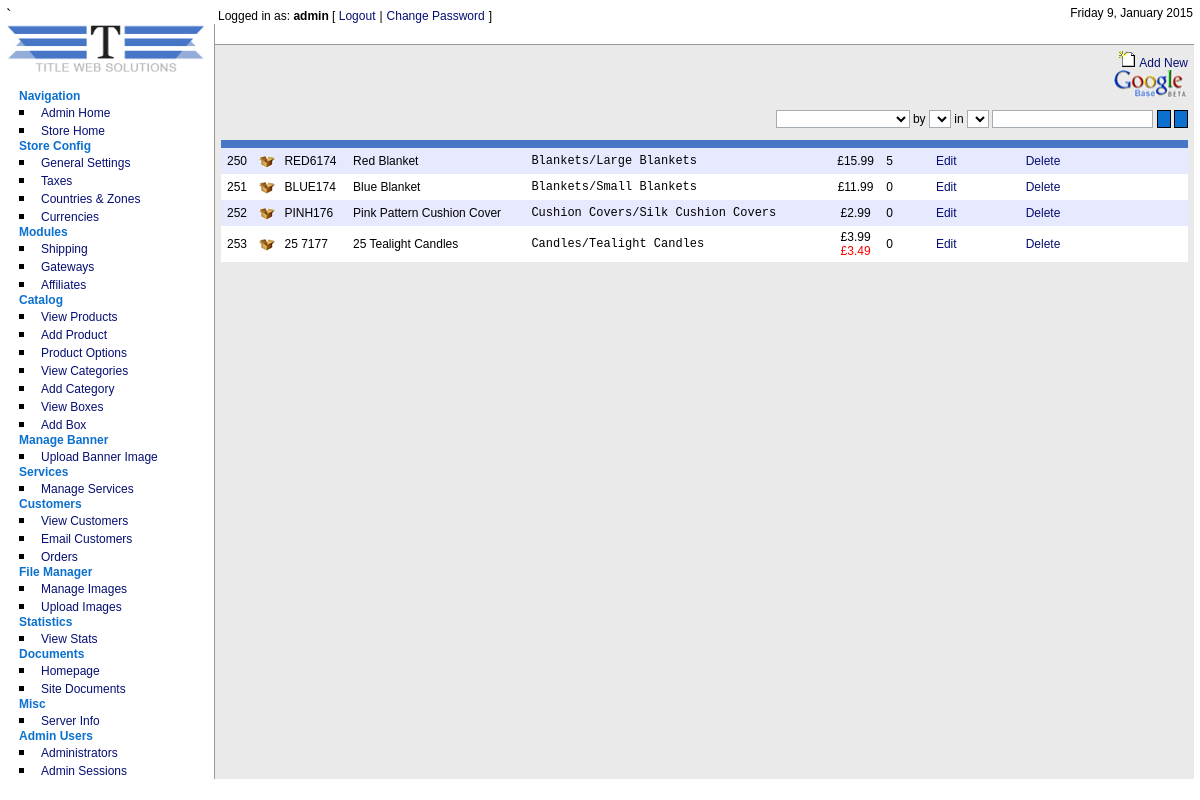
/admin/products/index.php (signed in), run on the app's committed database.
### tables this page shows
CREATE TABLE IF NOT EXISTS `cubecart_admin_users` (
  `adminId` int(11) NOT NULL AUTO_INCREMENT,
  `name` varchar(255) NOT NULL DEFAULT '',
  `username` varchar(255) NOT NULL DEFAULT '',
  `password` varchar(32) NOT NULL DEFAULT '',
  `email` varchar(255) NOT NULL DEFAULT '',
  `noLogins` int(11) NOT NULL DEFAULT '0',
  `isSuper` int(11) NOT NULL DEFAULT '0',
  `notes` text,
  `failLevel` int(1) NOT NULL DEFAULT '0',
  `blockTime` int(10) NOT NULL DEFAULT '0',
  `lastTime` int(10) NOT NULL DEFAULT '0',
  KEY `adminId` (`adminId`)
);

CREATE TABLE IF NOT EXISTS `cubecart_inventory` (
  `productId` int(11) NOT NULL AUTO_INCREMENT,
  `productCode` varchar(60) NOT NULL DEFAULT '',
  `quantity` int(16) NOT NULL DEFAULT '1',
  `description` text NOT NULL,
  `overview` longtext NOT NULL,
  `feature` longtext NOT NULL,
  `image` varchar(250) NOT NULL DEFAULT '',
  `noImages` int(11) NOT NULL DEFAULT '0',
  `price` decimal(30,2) NOT NULL DEFAULT '0.00',
  `name` varchar(250) NOT NULL DEFAULT '0',
  `id` int(11) NOT NULL,
  `cat_id` int(16) NOT NULL DEFAULT '0',
  `popularity` bigint(64) NOT NULL DEFAULT '0',
  `sale_price` decimal(30,2) NOT NULL DEFAULT '0.00',
  `stock_level` int(11) DEFAULT '0',
  `useStockLevel` int(11) DEFAULT '1',
  `digital` int(11) NOT NULL DEFAULT '0',
  `digitalDir` varchar(255) DEFAULT NULL,
  `prodWeight` decimal(10,3) DEFAULT NULL,
  `taxType` int(11) DEFAULT NULL,
  `showFeatured` int(11) NOT NULL DEFAULT '1',
  `bestAccessories` tinyint(1) NOT NULL,
  `productMonth` int(11) NOT NULL,
  `friend_email` varchar(255) NOT NULL,
  PRIMARY KEY (`productId`)
);

CREATE TABLE IF NOT EXISTS `cubecart_boxs` (
  `box_id` int(11) NOT NULL AUTO_INCREMENT,
  `box_title` varchar(255) NOT NULL,
  PRIMARY KEY (`box_id`)
);

CREATE TABLE IF NOT EXISTS `cubecart_currencies` (
  `currencyId` int(11) NOT NULL AUTO_INCREMENT,
  `name` varchar(255) NOT NULL DEFAULT '',
  `code` varchar(5) NOT NULL DEFAULT '',
  `symbolLeft` varchar(10) DEFAULT NULL,
  `symbolRight` varchar(10) DEFAULT NULL,
  `value` decimal(10,5) NOT NULL DEFAULT '0.00000',
  `decimalPlaces` int(11) NOT NULL DEFAULT '0',
  `lastUpdated` int(10) NOT NULL DEFAULT '0',
  `active` int(1) NOT NULL DEFAULT '0',
  KEY `curencyId` (`currencyId`)
);

### admin/products/index.php (the view, shortened to what the rows shown need)
<?php
include("../../includes/global.inc.php");
require_once("../../classes/db.inc.php");
$db = new db();
include_once("../../includes/functions.inc.php");
$config = fetchDbConfig("config");
include_once("../../language/".$config['defaultLang']."/lang.inc.php");
include("../includes/auth.inc.php");
include("../../includes/currencyVars.inc.php");
$productsPerPage = 25;
if(!isset($_GET['mode'])){
	if(isset($_GET['edit']) && $_GET['edit']>0){
		$query = sprintf("SELECT * FROM ".$glob['dbprefix']."CubeCart_inventory WHERE productId = %s", $db->mySQLSafe($_GET['edit']));
	} else {
		if(isset($_GET['orderCol']) && isset($_GET['orderDir'])){
			$orderBy =  $glob['dbprefix']."CubeCart_inventory.".$_GET['orderCol']." ".$_GET['orderDir'];
		} else {
			$orderBy = $glob['dbprefix']."CubeCart_inventory.productId ASC";
		}
		$whereClause = "";
		$query = "SELECT * FROM ".$glob['dbprefix']."CubeCart_inventory INNER JOIN ".$glob['dbprefix']."CubeCart_category on ".$glob['dbprefix']."CubeCart_inventory.cat_id = ".$glob['dbprefix']."CubeCart_category.cat_id ".$whereClause." ORDER BY ".$orderBy;
	}
	if(isset($_GET['page'])){
		$page = $_GET['page'];
	} else {
		$page = 0;
	}
	$results = $db->select($query, $productsPerPage, $page);
}
	$query = "SELECT cat_id, cat_name, cat_father_id, box_id FROM ".$glob['dbprefix']."CubeCart_category ORDER BY box_id DESC";
	$categoryArray = $db->select($query);
include("../includes/header.inc.php");
?>
<?php
if(!isset($_GET['mode']) && !isset($_GET['edit']) ){
?>
<table width="100%"  border="0" cellspacing="0" cellpadding="4" class="mainTable">
  <?php
  if($results == TRUE){
	for ($i=0; $i<count($results); $i++){
	$cellColor = cellColor($i);
  ?>
  <tr>
    <td align="center" class="<?php echo $cellColor; ?>"><span class="copyText"><?php echo $results[$i]['productId']; ?></span></td>
	<td align="center" class="<?php echo $cellColor; ?>"><img src="../images/productIcon<?php echo $results[$i]['digital'];?>.gif" alt="" width="16" height="16" title="" /></td>
	<td align="left" class="<?php echo $cellColor; ?>"><span class="copyText"><?php echo $results[$i]['productCode']; ?></span></td>
	<td align="left" class="<?php echo $cellColor; ?>"><span class="copyText"><?php echo $results[$i]['name']; ?></span></td>
    <td class="<?php echo $cellColor; ?>"><span class="txtDir"><?php echo getCatDir3($results[$i]['cat_name'],$results[$i]['cat_father_id'], $results[$i]['cat_id'], $results[$i]['box_id']);?></span><br />
	  </td>
	<td align="center" valign="middle"  class="<?php echo $cellColor; ?>">
	</td>
	<td align="center" class="<?php echo $cellColor; ?>">
	<span class="copyText"><?php echo priceFormat($results[$i]['price']); ?></span>
	<?php
	$salePrice = salePrice($results[$i]['price'], $results[$i]['sale_price']);
	if($salePrice==TRUE){?>
	<br />
	<span class="txtRed">
	<?php
	echo priceFormat($salePrice);
	?>
	</span>
	<?php } ?>
	</td>
    <td align="center" class="<?php echo $cellColor; ?>"><span class="copyText"><?php if($results[$i]['useStockLevel']==1) { echo $results[$i]['stock_level']; } else { echo "n/a"; }?></span></td>
    <td align="center" width="10%" class="<?php echo $cellColor; ?>"><a <?php if(permission("products","edit")==TRUE){ ?>href="?edit=<?php echo $results[$i]['productId']; ?>" class="txtLink"<?php } else { echo $link401; } ?>><?php echo $lang['admin']['edit'];?></a></td>
    <td align="center" width="10%" class="<?php echo $cellColor; ?>"><a <?php if(permission("products","delete")==TRUE){ ?>href="javascript:decision('<?php echo $lang['admin']['delete_q'];?>','?delete=<?php echo $results[$i]['productId']; ?>&cat_id=<?php echo $results[$i]['cat_id']; ?>');" class="txtLink"<?php } else { echo $link401; } ?>><?php echo $lang['admin']['delete'];?></a></td>
    <td align="center" width="10%" class="<?php echo $cellColor; ?>"></td>
  </tr>
  <?php }
  } else { ?>
   <tr>
    <td colspan="6" class="tdText"><?php echo $lang['admin']['products']['no_products_exist'];?></td>
  </tr>
  <?php } ?>
</table>
<?php } ?>
<?php include("../includes/footer.inc.php"); ?>

### admin/includes/header.inc.php (shortened to what the rows shown need)
<!DOCTYPE HTML PUBLIC "-//W3C//DTD XHTML 1.0 Transitional//EN" "http://www.w3.org/TR/xhtml1/DTD/xhtml1-transitional.dtd">
<html xmlns="http://www.w3.org/1999/xhtml">
<head>
<link href="<?php echo $GLOBALS['rootRel']; ?>admin/styles/style.css" rel="stylesheet" type="text/css" />
</head>
<body>
<?php
if(isset($_SESSION['ccAdmin']) && strpos(dirname($_SERVER['PHP_SELF']), $_SESSION['ccAdminPath']) == 0){ ?>
<table width="100%" border="0" cellspacing="0" cellpadding="0">
  <tr>
    <td valign="top" width="180" rowspan="3" class="tdNav">
<?php include($GLOBALS['rootDir']."/admin/includes/navigation.inc.php"); ?>
	</td>
  </tr>
  <tr>
  <td valign="top" class="tdContent">
<div id="topBar">
<div id="loginBar">
	<span class="txtLogin"><?php echo $lang['admin']['incs']['logged_in_as'];?> <strong><?php echo $ccAdminData[0]['username']; ?></strong> [ </span><a href="<?php echo $GLOBALS['rootRel']; ?>admin/logout.php" class="txtLink"><?php echo $lang['admin']['incs']['logout'];?></a> <span class="txtLogin">|</span> <a href="<?php echo $GLOBALS['rootRel'];?>admin/adminusers/changePass.php" class="txtLink"><?php echo $lang['admin']['incs']['change_pass'];?></a> <span class="txtLogin">]</span>
</div>
<div id="dateBar">
	<span class="txtLogin"><?php echo formatTime(time(),$strftime); ?></span>
</div>
</div>
<div id="contentPad">
<?php } ?>

### includes/functions.inc.php (shortened to what the rows shown need)
<?php
function fetchDbConfig($confName) {
	global $glob, $db;
	$result = $db->select("SELECT array FROM ".$glob['dbprefix']."CubeCart_config WHERE name = ".$db->mySQLSafe($confName));
		if($result==TRUE){
			$base64Encoded = unserialize($result[0]['array']);
			foreach($base64Encoded as $key => $value){
				$base64Decoded[base64_decode($key)] = stripslashes(base64_decode($value));
			}
			return $base64Decoded;
		} else {
			return FALSE;
		}
}
function getCatDir($catName, $cat_father_id, $catId, $link=FALSE){
	global $sessId,$db,$config,$glob,$lang_folder;
	$dirArray[0] = $config['dirSymbol'].$catName;
	krsort($dirArray);
	reset($dirArray);
	$dir = "";
	foreach($dirArray as $key => $value){
	 	$dir.= $value;
	}
	return $dir;
}
function cellColor($i, $tdEven="tdEven", $tdOdd="tdOdd"){
	$cellColor = "";
	if(is_double($i/2)){
		$cellColor = $tdOdd;
	} else {
		$cellColor = $tdEven;
	}
	return $cellColor;
}
function salePrice($normPrice, $salePrice){
	global $config;
	if($config['saleMode']==1){
			if($salePrice<$normPrice && $salePrice>0){
				return $salePrice;
			} else {
				return FALSE;
			}
	} else {
		return FALSE;
	}
}
function priceFormat($price, $dispNull = FALSE){
	if($price == TRUE){
		global $currencyVars;
		$price = $price * $currencyVars[0]['value'];
		return $currencyVars[0]['symbolLeft'].sprintf("%.".$currencyVars[0]['decimalPlaces']."f", $price).$currencyVars[0]['symbolRight'];
	} elseif($dispNull == TRUE) {
		global $currencyVars;
		return $currencyVars[0]['symbolLeft'].sprintf("%.".$currencyVars[0]['decimalPlaces']."f", 0.00).$currencyVars[0]['symbolRight'];
	} else {
		return FALSE;
	}
}
function formatTime ($timestamp, $format=FALSE) {
	global $config;
	$sign = substr($config['timeOffset'],0,1);
	$value = substr($config['timeOffset'],1);
	if($sign=="+"){
		$seconds = $timestamp+$value;
	} elseif($sign=="-"){
		$seconds = $timestamp-$value;
	} else {
		$seconds = $timestamp;
	}
	return strftime($format,$seconds);
}
function permission ($section,$permission) {
	global $ccAdminData;
	if(!isset($ccAdminData[$section][$permission])){
		$ccAdminData[$section][$permission] = "";
	}
	if($ccAdminData[$section][$permission]==1 OR $ccAdminData[0]['isSuper']==1){
		$result = TRUE;
	} else {
		$result = FALSE;
	}
	return $result;
}
function getCatDir3($catName, $cat_father_id, $catId, $box_id, $link=FALSE){
	global $sessId,$db,$config,$glob,$lang_folder;
	$Boxquery = "SELECT box_title FROM ".$glob['dbprefix']."CubeCart_boxs WHERE box_id =".$box_id ;
	 $boxArray = $db->select($Boxquery);
	echo($boxArray[0]['box_title']);
	$query = "SELECT cat_id, cat_name, cat_father_id FROM ".$glob['dbprefix']."CubeCart_category ORDER BY cat_id DESC";
	$catArray = $db->select($query);
	$resultsForeign = $db->select("SELECT cat_master_id as cat_id, cat_name FROM ".$glob['dbprefix']."CubeCart_cats_lang WHERE cat_lang = '".$lang_folder."'");
	$dirArray[0] = $config['dirSymbol'].$catName;
	for ($i=0; $i<=count($catArray); $i++) {
		if(is_array($resultsForeign)){
			for ($k=0; $k<count($resultsForeign); $k++){
				if($resultsForeign[$k]['cat_id'] == $catArray[$i]['cat_id']){
					$catArray[$i]['cat_name'] = validHTML($resultsForeign[$k]['cat_name']);
				}
			}
		}
		if(isset($catArray[$i]['cat_id']) && $catArray[$i]['cat_id']==$cat_father_id) {
			if($link == TRUE){
				$dirArray[$i+1] = $config['dirSymbol']."<a href='".$GLOBALS['rootRel']."index.php?ccUser=".$sessId."&amp;catId=".$catArray[$i]['cat_id']."&amp;act=viewCat' class='txtLocation'>".$catArray[$i]['cat_name']."</a>";
			} else {
			$dirArray[$i+1]= $config['dirSymbol'].$catArray[$i]['cat_name'];
			}
			$cat_father_id = $catArray[$i]['cat_father_id'];
		}
	}
	krsort($dirArray);
	reset($dirArray);
	$dir = "";
	foreach($dirArray as $key => $value){
	 	$dir.= $value;
	}
	return $dir;
}
?>

### data on the page
cubecart_admin_users: username "admin"
cubecart_inventory: productId "250", productCode "RED6174", name "Red Blanket", price.symbolRight "£15.99", stock_level "5"
cubecart_boxs: box_title "Blankets"
cubecart_inventory: productId "251", productCode "BLUE174", name "Blue Blanket", price.symbolRight "£11.99", stock_level "0"
cubecart_inventory: productId "252", productCode "PINH176", name "Pink Pattern Cushion Cover", price.symbolRight "£2.99", stock_level "0"
cubecart_boxs: box_title "Cushion Covers"
cubecart_inventory: productId "253", productCode "25 7177", name "25 Tealight Candles", price.symbolRight "£3.99", priceFormat($salePrice) "£3.49", stock_level "0"
cubecart_boxs: box_title "Candles"

### other printed values
$lang['admin']['nav']['navigation'] "Navigation"
$lang['admin']['nav']['admin_home'] "Admin Home"
$lang['admin']['nav']['store_home'] "Store Home"
$lang['admin']['nav']['store_config'] "Store Config"
$lang['admin']['nav']['gen_settings'] "General Settings"
$lang['admin']['nav']['taxes'] "Taxes"
$lang['admin']['nav']['countries_zones'] "Countries & Zones"
$lang['admin']['nav']['currencies'] "Currencies"
$lang['admin']['nav']['modules'] "Modules"
$lang['admin']['nav']['shipping'] "Shipping"
$lang['admin']['nav']['gateways'] "Gateways"
$lang['admin']['nav']['affiliates'] "Affiliates"
$lang['admin']['nav']['catalog'] "Catalog"
$lang['admin']['nav']['view_products'] "View Products"
$lang['admin']['nav']['add_product'] "Add Product"
